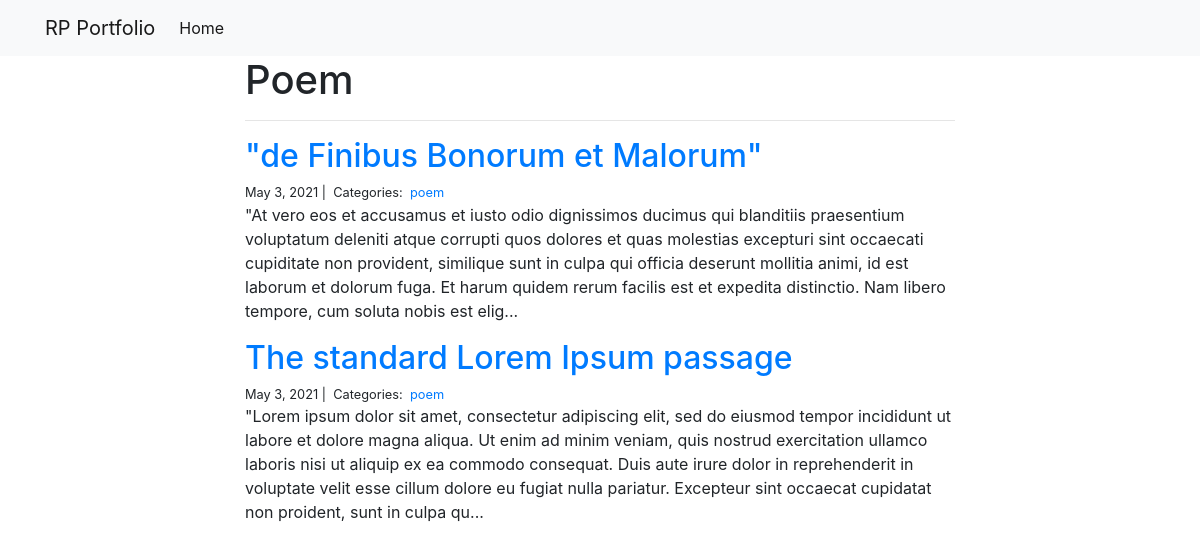
Screenshot of /blog/poem/ with the database file from the repository.
### blog/models.py (models this page shows)
class Category(models.Model):
    name = models.CharField(max_length=20)

class Post(models.Model):
    title = models.CharField(max_length=255)
    body = models.TextField()
    created_on = models.DateTimeField(auto_now_add=True)
    last_modified = models.DateTimeField(auto_now=True)
    categories = models.ManyToManyField('Category', related_name='posts')

### blog/views.py (the view)
# urls.py: path("<category>/", views.blog_category, name="blog_category"),
def blog_category(request, category):
    posts = Post.objects.filter(
        categories__name__contains=category
    ).order_by(
        '-created_on'
    )
    context = {
        "category": category,
        "posts": posts
    }
    return render(request, "blog_category.html", context)

### blog/templates/blog_category.html
{% extends "base.html" %}
{% block page_content %}
<div class="col-md-8 offset-md-2">
    <h1>{{ category | title }}</h1>
    <hr>
    {% for post in posts %}
        <h2><a href="{% url 'blog_detail' post.pk%}">{{ post.title }}</a></h2>
        <small>
            {{ post.created_on.date }} |&nbsp;
            Categories:&nbsp;
            {% for category in post.categories.all %}
            <a href="{% url 'blog_category' category.name %}">
                {{ category.name }}
            </a>&nbsp;
            {% endfor %}
        </small>
        <p>{{ post.body | slice:":400" }}...</p>
    {% endfor %}
</div>
{% endblock %}

### rows the page displays
Category: name "Poem", name "poem"
Post: title "\"de Finibus Bonorum et Malorum\"", created_on "May 3, 2021", body "\"At vero eos et accusamus et iusto odio dignissimos ducimus qui blanditiis praesentium voluptatum deleniti atque corrupti quos dolores et quas molestias excepturi sint occaecati cupiditate non provident, similique sunt in culpa qui officia deserunt mollitia animi, id est laborum et dolorum fuga. Et harum quidem rerum facilis est et expedita distinctio. Nam libero tempore, cum soluta nobis est elig"
Post: title "The standard Lorem Ipsum passage", created_on "May 3, 2021", body "\"Lorem ipsum dolor sit amet, consectetur adipiscing elit, sed do eiusmod tempor incididunt ut labore et dolore magna aliqua. Ut enim ad minim veniam, quis nostrud exercitation ullamco laboris nisi ut aliquip ex ea commodo consequat. Duis aute irure dolor in reprehenderit in voluptate velit esse cillum dolore eu fugiat nulla pariatur. Excepteur sint occaecat cupidatat non proident, sunt in culpa qu"
